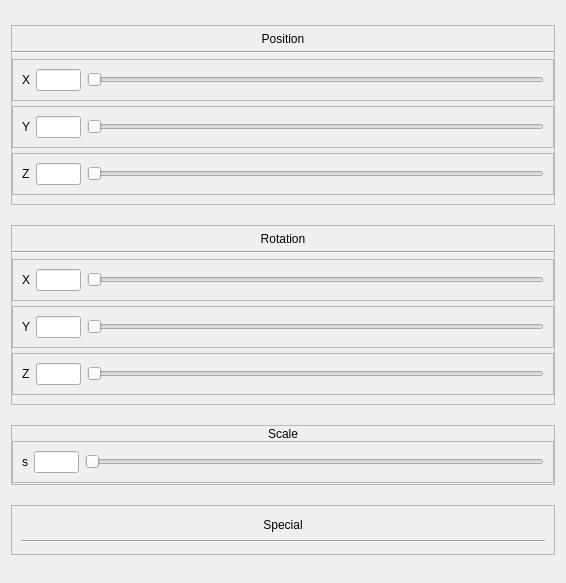
                 <widget class="QWidget" name="scrollAreaWidgetContents">
                  <property name="geometry">
                   <rect>
                    <x>0</x>
                    <y>0</y>
                    <width>566</width>
                    <height>583</height>
                   </rect>
                  </property>
                  <layout class="QVBoxLayout" name="verticalLayout_5">
                   <item>
                    <widget class="QFrame" name="positionFrame">
                     <property name="sizePolicy">
                      <sizepolicy hsizetype="Preferred" vsizetype="Preferred">
                       <horstretch>0</horstretch>
                       <verstretch>0</verstretch>
                      </sizepolicy>
                     </property>
                     <property name="maximumSize">
                      <size>
                       <width>16777215</width>
                       <height>180</height>
                      </size>
                     </property>
                     <property name="frameShape">
                      <enum>QFrame::StyledPanel</enum>
                     </property>
                     <property name="frameShadow">
                      <enum>QFrame::Raised</enum>
                     </property>
                     <property name="lineWidth">
                      <number>1</number>
                     </property>
                     <layout class="QVBoxLayout" name="verticalLayout_3">
                      <property name="spacing">
                       <number>0</number>
                      </property>
                      <property name="leftMargin">
                       <number>0</number>
                      </property>
                      <property name="topMargin">
                       <number>0</number>
                      </property>
                      <property name="rightMargin">
                       <number>0</number>
                      </property>
                      <property name="bottomMargin">
                       <number>0</number>
                      </property>
                      <item>
                       <widget class="QLabel" name="positionLabel">
                        <property name="sizePolicy">
                         <sizepolicy hsizetype="Preferred" vsizetype="Preferred">
                          <horstretch>0</horstretch>
                          <verstretch>0</verstretch>
                         </sizepolicy>
                        </property>
                        <property name="maximumSize">
                         <size>
                          <width>16777215</width>
                          <height>15</height>
                         </size>
                        </property>
                        <property name="text">
                         <string>Position</string>
                        </property>
                        <property name="alignment">
                         <set>Qt::AlignCenter</set>
                        </property>
                       </widget>
                      </item>
                      <item>
                       <widget class="Line" name="line">
                        <property name="orientation">
                         <enum>Qt::Horizontal</enum>
                        </property>
                       </widget>
                      </item>
                      <item>
                       <widget class="QFrame" name="positionXFrame">
                        <property name="sizePolicy">
                         <sizepolicy hsizetype="Preferred" vsizetype="Preferred">
                          <horstretch>0</horstretch>
                          <verstretch>0</verstretch>
                         </sizepolicy>
                        </property>
                        <property name="maximumSize">
                         <size>
                          <width>16777215</width>
                          <height>42</height>
                         </size>
                        </property>
                        <property name="frameShape">
                         <enum>QFrame::StyledPanel</enum>
                        </property>
                        <property name="frameShadow">
                         <enum>QFrame::Raised</enum>
                        </property>
                        <layout class="QHBoxLayout" name="horizontalLayout_2">
                         <item>
                          <widget class="QLabel" name="positionXLabel">
                           <property name="maximumSize">
                            <size>
                             <width>35</width>
                             <height>35</height>
                            </size>
                           </property>
                           <property name="font">
                            <font>
                             <pointsize>9</pointsize>
                            </font>
                           </property>
                           <property name="text">
                            <string>X</string>
                           </property>
                          </widget>
                         </item>
                         <item>
                          <widget class="QLineEdit" name="positionXInput">
                           <property name="maximumSize">
                            <size>
                             <width>45</width>
                             <height>35</height>
                            </size>
                           </property>
                          </widget>
                         </item>
                         <item>
                          <widget class="QSlider" name="positionXSlider">
                           <property name="orientation">
                            <enum>Qt::Horizontal</enum>
                           </property>
                          </widget>
                         </item>
                        </layout>
                       </widget>
                      </item>
                      <item>
                       <widget class="QFrame" name="positionYFrame">
                        <property name="sizePolicy">
                         <sizepolicy hsizetype="Preferred" vsizetype="Preferred">
                          <horstretch>0</horstretch>
                          <verstretch>0</verstretch>
                         </sizepolicy>
                        </property>
                        <property name="maximumSize">
                         <size>
                          <width>16777215</width>
                          <height>42</height>
                         </size>
                        </property>
                        <property name="frameShape">
                         <enum>QFrame::StyledPanel</enum>
                        </property>
                        <property name="frameShadow">
                         <enum>QFrame::Raised</enum>
                        </property>
                        <layout class="QHBoxLayout" name="horizontalLayout_3">
                         <item>
                          <widget class="QLabel" name="positionYLabel">
                           <property name="maximumSize">
                            <size>
                             <width>35</width>
                             <height>35</height>
                            </size>
                           </property>
                           <property name="font">
                            <font>
                             <pointsize>9</pointsize>
                            </font>
                           </property>
                           <property name="text">
                            <string>Y</string>
                           </property>
                          </widget>
                         </item>
                         <item>
                          <widget class="QLineEdit" name="positionYInput">
                           <property name="maximumSize">
                            <size>
                             <width>45</width>
                             <height>35</height>
                            </size>
                           </property>
                          </widget>
                         </item>
                         <item>
                          <widget class="QSlider" name="positionYSlider">
                           <property name="orientation">
                            <enum>Qt::Horizontal</enum>
                           </property>
                          </widget>
                         </item>
                        </layout>
                       </widget>
                      </item>
                      <item>
                       <widget class="QFrame" name="positionZFrame">
                        <property name="sizePolicy">
                         <sizepolicy hsizetype="Preferred" vsizetype="Preferred">
                          <horstretch>0</horstretch>
                          <verstretch>0</verstretch>
                         </sizepolicy>
                        </property>
                        <property name="maximumSize">
                         <size>
                          <width>16777215</width>
                          <height>42</height>
                         </size>
                        </property>
                        <property name="frameShape">
                         <enum>QFrame::StyledPanel</enum>
                        </property>
                        <property name="frameShadow">
                         <enum>QFrame::Raised</enum>
                        </property>
                        <layout class="QHBoxLayout" name="horizontalLayout_4">
                         <item>
                          <widget class="QLabel" name="positionZLabel">
                           <property name="font">
                            <font>
                             <pointsize>9</pointsize>
                            </font>
                           </property>
                           <property name="text">
                            <string>Z</string>
                           </property>
                          </widget>
                         </item>
                         <item>
                          <widget class="QLineEdit" name="positionZInput">
                           <property name="maximumSize">
                            <size>
                             <width>45</width>
                             <height>35</height>
                            </size>
                           </property>
                          </widget>
                         </item>
                         <item>
                          <widget class="QSlider" name="positionZSlider">
                           <property name="orientation">
                            <enum>Qt::Horizontal</enum>
                           </property>
                          </widget>
                         </item>
                        </layout>
                       </widget>
                      </item>
                     </layout>
                    </widget>
                   </item>
                   <item>
                    <widget class="QFrame" name="anglesFrame">
                     <property name="sizePolicy">
                      <sizepolicy hsizetype="Preferred" vsizetype="Preferred">
                       <horstretch>0</horstretch>
                       <verstretch>0</verstretch>
                      </sizepolicy>
                     </property>
                     <property name="maximumSize">
                      <size>
                       <width>16777215</width>
                       <height>180</height>
                      </size>
                     </property>
                     <property name="frameShape">
                      <enum>QFrame::StyledPanel</enum>
                     </property>
                     <property name="frameShadow">
                      <enum>QFrame::Raised</enum>
                     </property>
                     <layout class="QVBoxLayout" name="verticalLayout_4">
                      <property name="spacing">
                       <number>0</number>
                      </property>
                      <property name="leftMargin">
                       <number>0</number>
                      </property>
                      <property name="topMargin">
                       <number>0</number>
                      </property>
                      <property name="rightMargin">
                       <number>0</number>
                      </property>
                      <property name="bottomMargin">
                       <number>0</number>
                      </property>
                      <item>
                       <widget class="QLabel" name="label_5">
                        <property name="maximumSize">
                         <size>
                          <width>16777215</width>
                          <height>15</height>
                         </size>
                        </property>
                        <property name="text">
                         <string>Rotation</string>
                        </property>
                        <property name="alignment">
                         <set>Qt::AlignCenter</set>
                        </property>
                       </widget>
                      </item>
                      <item>
                       <widget class="Line" name="line_2">
                        <property name="orientation">
                         <enum>Qt::Horizontal</enum>
                        </property>
                       </widget>
                      </item>
                      <item>
                       <widget class="QFrame" name="angleXFrame">
                        <property name="sizePolicy">
                         <sizepolicy hsizetype="Preferred" vsizetype="Preferred">
                          <horstretch>0</horstretch>
                          <verstretch>7</verstretch>
                         </sizepolicy>
                        </property>
                        <property name="maximumSize">
                         <size>
                          <width>16777215</width>
                          <height>42</height>
                         </size>
                        </property>
                        <property name="frameShape">
                         <enum>QFrame::StyledPanel</enum>
                        </property>
                        <property name="frameShadow">
                         <enum>QFrame::Raised</enum>
                        </property>
                        <layout class="QHBoxLayout" name="horizontalLayout_5">
                         <item>
                          <widget class="QLabel" name="angleXLabel">
                           <property name="maximumSize">
                            <size>
                             <width>45</width>
                             <height>45</height>
                            </size>
                           </property>
                           <property name="font">
                            <font>
                             <pointsize>9</pointsize>
                            </font>
                           </property>
                           <property name="text">
                            <string>X</string>
                           </property>
                          </widget>
                         </item>
                         <item>
                          <widget class="QLineEdit" name="angleXInput">
                           <property name="minimumSize">
                            <size>
                             <width>0</width>
                             <height>0</height>
                            </size>
                           </property>
                           <property name="maximumSize">
                            <size>
                             <width>45</width>
                             <height>35</height>
                            </size>
                           </property>
                          </widget>
                         </item>
                         <item>
                          <widget class="QSlider" name="angleXSlider">
                           <property name="orientation">
                            <enum>Qt::Horizontal</enum>
                           </property>
                          </widget>
                         </item>
                        </layout>
                       </widget>
                      </item>
                      <item>
                       <widget class="QFrame" name="frame_5">
                        <property name="sizePolicy">
                         <sizepolicy hsizetype="Preferred" vsizetype="Preferred">
                          <horstretch>0</horstretch>
                          <verstretch>7</verstretch>
                         </sizepolicy>
                        </property>
                        <property name="maximumSize">
                         <size>
                          <width>16777215</width>
                          <height>42</height>
                         </size>
                        </property>
                        <property name="frameShape">
                         <enum>QFrame::StyledPanel</enum>
                        </property>
                        <property name="frameShadow">
                         <enum>QFrame::Raised</enum>
                        </property>
                        <layout class="QHBoxLayout" name="horizontalLayout_6">
                         <item>
                          <widget class="QLabel" name="angleYLabel">
                           <property name="font">
                            <font>
                             <pointsize>9</pointsize>
                            </font>
                           </property>
                           <property name="text">
                            <string>Y</string>
                           </property>
                          </widget>
                         </item>
                         <item>
                          <widget class="QLineEdit" name="angleYInput">
                           <property name="maximumSize">
                            <size>
                             <width>45</width>
                             <height>35</height>
                            </size>
                           </property>
                          </widget>
                         </item>
                         <item>
                          <widget class="QSlider" name="angleYSlider">
                           <property name="orientation">
                            <enum>Qt::Horizontal</enum>
                           </property>
                          </widget>
                         </item>
                        </layout>
                       </widget>
                      </item>
                      <item>
                       <widget class="QFrame" name="frame_6">
                        <property name="sizePolicy">
                         <sizepolicy hsizetype="Preferred" vsizetype="Preferred">
                          <horstretch>0</horstretch>
                          <verstretch>7</verstretch>
                         </sizepolicy>
                        </property>
                        <property name="maximumSize">
                         <size>
                          <width>16777215</width>
                          <height>42</height>
                         </size>
                        </property>
                        <property name="frameShape">
                         <enum>QFrame::StyledPanel</enum>
                        </property>
                        <property name="frameShadow">
                         <enum>QFrame::Raised</enum>
                        </property>
                        <layout class="QHBoxLayout" name="horizontalLayout_7">
                         <item>
                          <widget class="QLabel" name="angleZLabel">
                           <property name="font">
                            <font>
                             <pointsize>9</pointsize>
                            </font>
                           </property>
                           <property name="text">
                            <string>Z</string>
                           </property>
                          </widget>
                         </item>
                         <item>
                          <widget class="QLineEdit" name="angleZInput">
                           <property name="maximumSize">
                            <size>
                             <width>45</width>
                             <height>35</height>
                            </size>
                           </property>
                          </widget>
                         </item>
                         <item>
                          <widget class="QSlider" name="angleZSlider">
                           <property name="orientation">
                            <enum>Qt::Horizontal</enum>
                           </property>
                          </widget>
                         </item>
                        </layout>
                       </widget>
                      </item>
                     </layout>
                     <zorder>label_5</zorder>
                     <zorder>angleXFrame</zorder>
                     <zorder>frame_5</zorder>
                     <zorder>frame_6</zorder>
                     <zorder>line_2</zorder>
                    </widget>
                   </item>
                   <item>
                    <widget class="QFrame" name="scaleFrame">
                     <property name="maximumSize">
                      <size>
                       <width>16777215</width>
                       <height>60</height>
                      </size>
                     </property>
                     <property name="frameShape">
                      <enum>QFrame::StyledPanel</enum>
                     </property>
                     <property name="frameShadow">
                      <enum>QFrame::Raised</enum>
                     </property>
                     <layout class="QVBoxLayout" name="verticalLayout_7">
                      <property name="spacing">
                       <number>0</number>
                      </property>
                      <property name="leftMargin">
                       <number>0</number>
                      </property>
                      <property name="topMargin">
                       <number>0</number>
                      </property>
                      <property name="rightMargin">
                       <number>0</number>
                      </property>
                      <property name="bottomMargin">
                       <number>0</number>
                      </property>
                      <item>
                       <widget class="QLabel" name="scaleLabel">
                        <property name="maximumSize">
                         <size>
                          <width>16777215</width>
                          <height>15</height>
                         </size>
                        </property>
                        <property name="text">
                         <string>Scale</string>
                        </property>
                        <property name="alignment">
                         <set>Qt::AlignCenter</set>
                        </property>
                       </widget>
                      </item>
                      <item>
                       <widget class="QFrame" name="frame">
                        <property name="sizePolicy">
                         <sizepolicy hsizetype="Preferred" vsizetype="Preferred">
                          <horstretch>0</horstretch>
                          <verstretch>0</verstretch>
                         </sizepolicy>
                        </property>
                        <property name="maximumSize">
                         <size>
                          <width>16777215</width>
                          <height>42</height>
                         </size>
                        </property>
                        <property name="frameShape">
                         <enum>QFrame::StyledPanel</enum>
                        </property>
                        <property name="frameShadow">
                         <enum>QFrame::Raised</enum>
                        </property>
                        <layout class="QHBoxLayout" name="horizontalLayout_8">
                         <item>
                          <widget class="QLabel" name="label_2">
                           <property name="text">
                            <string>s</string>
                           </property>
                          </widget>
                         </item>
                         <item>
                          <widget class="QLineEdit" name="scaleInput">
                           <property name="maximumSize">
                            <size>
                             <width>45</width>
                             <height>35</height>
                            </size>
                           </property>
                          </widget>
                         </item>
                         <item>
                          <widget class="QSlider" name="scaleSlider">
                           <property name="maximumSize">
                            <size>
                             <width>16777215</width>
                             <height>10000</height>
                            </size>
                           </property>
                           <property name="orientation">
                            <enum>Qt::Horizontal</enum>
                           </property>
                          </widget>
                         </item>
                        </layout>
                       </widget>
                      </item>
                     </layout>
                    </widget>
                   </item>
                   <item>
                    <widget class="QFrame" name="specialFrame">
                     <property name="maximumSize">
                      <size>
                       <width>16777215</width>
                       <height>50</height>
                      </size>
                     </property>
                     <property name="frameShape">
                      <enum>QFrame::StyledPanel</enum>
                     </property>
                     <property name="frameShadow">
                      <enum>QFrame::Raised</enum>
                     </property>
                     <layout class="QVBoxLayout" name="verticalLayout_6">
                      <item>
                       <widget class="QLabel" name="label">
                        <property name="maximumSize">
                         <size>
                          <width>123123</width>
                          <height>15</height>
                         </size>
                        </property>
                        <property name="text">
                         <string>Special</string>
                        </property>
                        <property name="alignment">
                         <set>Qt::AlignCenter</set>
                        </property>
                       </widget>
                      </item>
                      <item>
                       <widget class="Line" name="line_3">
                        <property name="orientation">
                         <enum>Qt::Horizontal</enum>
                        </property>
                       </widget>
                      </item>
                     </layout>
                    </widget>
                   </item>
                  </layout>
                 </widget>
